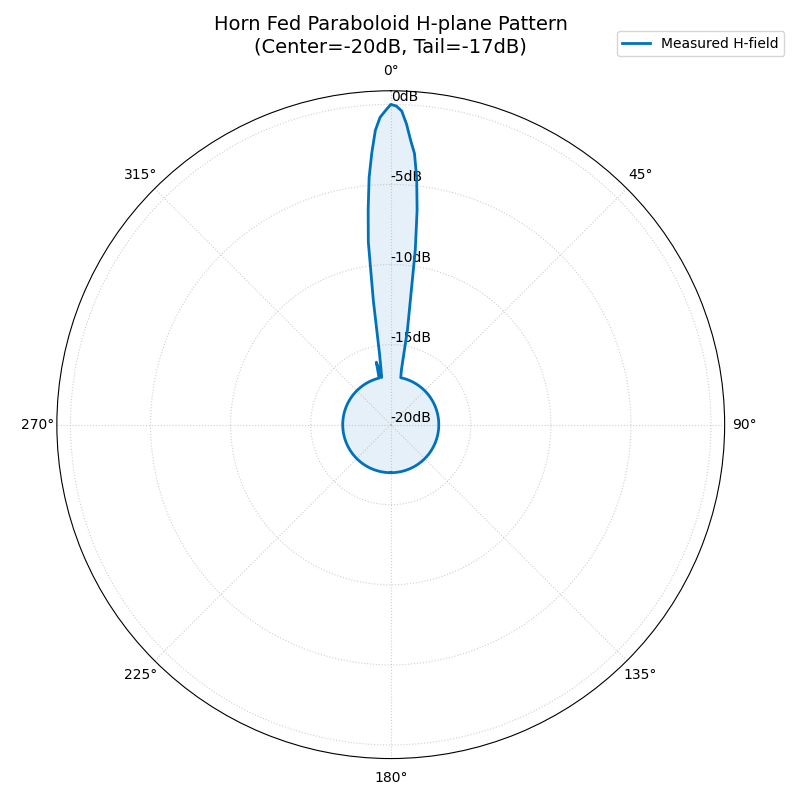

Write Python code to recreate this figure.
import numpy as np
import matplotlib.pyplot as plt

# 1. 자계(H-field) 측정 데이터 입력 (이미지 수치 반영)
# 양수 각도 (0 ~ 11도까지 변화, 12도부터 -17dB 고정)
pos_gains = {
    0: 0, 1: -0.1, 2: -0.4, 3: -1.2, 4: -2.2, 5: -3.0,
    6: -4.5, 7: -6.5, 8: -9.0, 9: -12.2, 10: -14.0, 11: -16.5
}

# 음수 각도 (-1 ~ -13도까지 변화, -14도부터 -17dB 고정)
neg_gains = {
    -1: -0.4, -2: -0.8, -3: -1.6, -4: -3.0, -5: -4.5, -6: -6.5,
    -7: -8.5, -8: -12.2, -9: -15.5, -10: -16.5, -11: -17.0, -12: -16.5, -13: -16.0
}

# 2. 전체 범위 (-180 ~ 180) 데이터 생성
full_angles = np.arange(-180, 181)
full_gains = []

for ang in full_angles:
    if ang in pos_gains:
        full_gains.append(pos_gains[ang])
    elif ang in neg_gains:
        full_gains.append(neg_gains[ang])
    else:
        # 요청하신 대로 12도 이상, -14도 이하는 모두 -17dB로 설정
        full_gains.append(-17.0)

full_gains = np.array(full_gains)
theta = np.radians(full_angles)

# 3. 그래프 설정
# 최저값이 -17dB이므로 원점 기준을 -20dB로 설정하여 패턴 모양 확보
min_db = -20
display_gains = full_gains - min_db
display_gains[display_gains < 0] = 0

# 4. 그래프 그리기
fig, ax = plt.subplots(subplot_kw={'projection': 'polar'}, figsize=(8, 8))

# 0도 북쪽, 시계 방향 설정
ax.set_theta_zero_location("N")
ax.set_theta_direction(-1)

# 데이터 플롯
ax.plot(theta, display_gains, linewidth=2, color='#0072BD', label='Measured H-field')
ax.fill(theta, display_gains, color='#0072BD', alpha=0.1)

# 시각적 요소 설정
ax.set_title("Horn Fed Paraboloid H-plane Pattern\n(Center=-20dB, Tail=-17dB)", va='bottom', fontsize=14)
ax.set_rlabel_position(0)
ax.grid(True, linestyle=':', alpha=0.6)

# r축 라벨을 실제 dB로 표시 (0, -5, -10, -15, -20 표시)
ticks = np.linspace(0, -min_db, 5)
tick_labels = [f"{int(t + min_db)}dB" for t in ticks]
ax.set_rticks(ticks)
ax.set_yticklabels(tick_labels)

# 범례 추가
ax.legend(loc='upper right', bbox_to_anchor=(1.1, 1.1))

plt.tight_layout()
plt.show()
